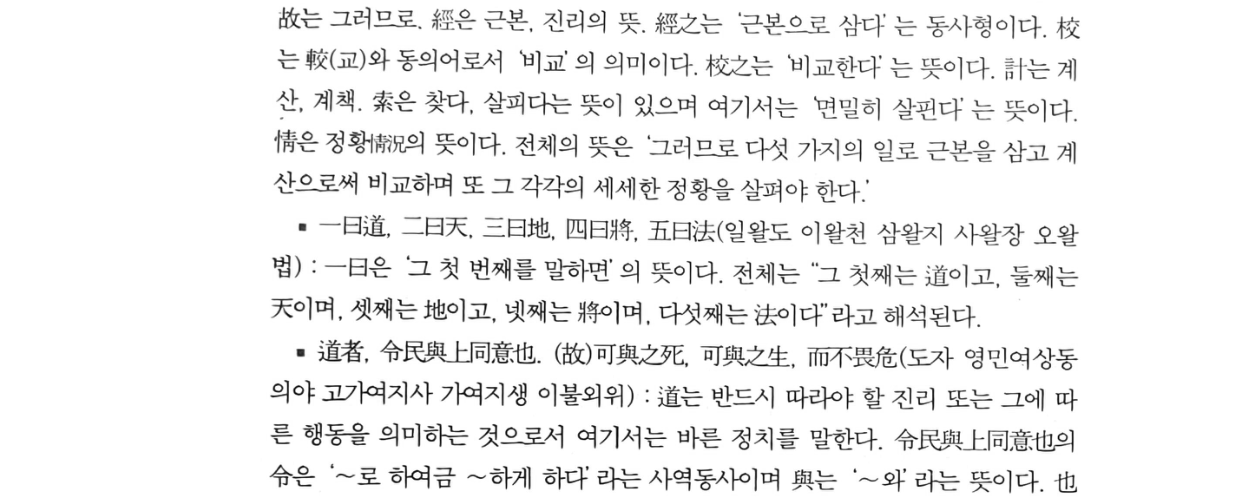
#> input picture engine/tests/sample_docs/hanja/confusable_sonja.png, 1238 x 500 px
$ python -i preprocessor.py   (imports and definitions only)
#> lines starting #> are read from the running program, lines starting #| are printed output that depends on the picture; after the words box and inside, x2 and y2 are one past the last pixel; in counts of white or black regions, pixels touching at a corner belong together
#> further down, picture is the input picture: PIL image 1238x500 L; min 6, max 255, mean 241
### engine/core/config.py
"""설정 파일 관리 — API 키 및 사용자 옵션 로컬 저장"""
from __future__ import annotations
import contextvars
import json
import os
from pathlib import Path

# 설정 파일 위치: 도구 루트 디렉터리
_CONFIG_DIR = Path(__file__).parent.parent
_CONFIG_FILE = _CONFIG_DIR / "config.json"

_DEFAULTS: dict = {
    "anthropic_api_key": "",
    "google_api_key": "",
    "vision_provider": "gemini",          # "gemini" | "claude" | "ollama"
    # ── 로컬 Ollama (vision_provider="ollama") ─────────────────────────────────
    "ollama_url": "http://localhost:11434",
    "ollama_vision_model": "qwen3-vl:4b-instruct",   # 이미지 → 텍스트
    "ollama_text_model": "exaone3.5:7.8b",  # 텍스트 → 텍스트 (run_text)
    "ollama_max_edge": 1600,              # CPU 추론 — 장변을 줄여 이미지 토큰·지연 절감
    "ollama_timeout_s": 900,              # CPU 추론은 페이지당 수 분 걸린다
    "gemini_model": "gemini-2.5-flash",   # 모델 변경 시 코드 수정 없이 이 값만 교체
    # ── 성능 튜닝 (Gemini Vision) ──────────────────────────────────────────────
    "gemini_max_edge": 2560,              # 전송 전 이미지 장변 상한(px). 클수록 정확↑·속도↓
    "gemini_jpeg_quality": 85,            # 전송 이미지 JPEG 품질(1~95). PNG 대비 업로드 대폭↓
    "gemini_timeout_s": 45,               # 호출 타임아웃(초). 네트워크 멈춤(hang) 방지 핵심
    "gemini_disable_thinking": True,      # OCR엔 추론 불필요 → 끄면 지연·토큰↓ (2.5-flash 전용)
    "default_lang": "kor+eng",
    "default_dpi": 200,                   # Vision은 내부 축소 → 200이면 충분(속도·메모리·네트워크↓)
    "default_format": "txt",
    "confidence_threshold": 85.0,   # 하루명화 보정: 깨진 쪽 63~84, 본문 88+ (QA 2026-10-03)
    "auto_fallback": True,
    "vision_max_ratio": 0.1,        # 비용 우선: 문서당 Vision 폴백 쪽 상한(비율, 최소 3쪽)
    "local_cleanup_engine": "rules", # 비용 우선 정제: rules(내장 규칙) | ollama(exaone3.5, 보류)
    "auto_spellcheck": True,
    "hanja_reading": True,                # 한글 모델이 못 읽는 한자를 중국어 모델로 다시 읽어 끼움(core.hanja_reader)
    "save_figures": False,
    # ── 문서 정제(교정) 단계 ────────────────────────────────────────────────
    # OCR(충실 추출) 이후 문서 전체를 LLM(Gemini)으로 교정하여 쪽번호·러닝헤더·
    # 스캔줄 등 레이아웃 노이즈 제거 + 페이지 넘김 단어 복원 + 띄어쓰기·맞춤법.
    "enable_cleanup": True,               # 기본 켬 — 정제가 내장 규칙(무료)이 된 뒤 끌 이유가 없다(2026-10-17). 예전엔 Gemini 비용의 94%라 껐다
    "cleanup_chunk_chars": 4000,          # 정제 1회 호출당 목표 문자 수(페이지 누적)
    "parallel_workers": 4,                # 한 파일 안에서 동시에 보내는 정제 구간·Vision 쪽 수(1=차례대로)
    "batch_workers": 2,                   # ② 일괄 처리에서 동시에 처리하는 파일 수(1=한 건씩)
    "remove_front_matter": False,         # 표제지·판권·차례 등 앞뒤 부속물까지 제거(기본 보존)
    # ── 여백 마진 제거 필터 ──────────────────────────────────────────────────
    "enable_margin_filter": False,        # 머리글·바닥글·쪽번호 영역 물리 필터 활성화 여부
    "auto_margin": True,                  # 스캔 PDF: 본문 쪽에서 머리글·바닥글 여백을 재서 가리고 인식
    "margin_top_ratio": 0.06,             # 상단 여백 비율 (0.0 ~ 1.0)
    "margin_bottom_ratio": 0.06,          # 하단 여백 비율 (0.0 ~ 1.0)
}


# ── JSON 파일 안전장치 (config.json·history.json 공용) ─────────────────────────
# 깨진 JSON을 빈 값으로 읽은 뒤 다음 저장이 덮어써 내용이 통째로 사라지던 결함 방지.

# [7 lines left out: function backup_corrupt, not called in this run]


import time


# [12 lines left out: function atomic_write_json, not called in this run]


# ── 읽기 ──────────────────────────────────────────────────────────────────────

def load() -> dict:
    """설정 파일 로드. 없으면 기본값 반환."""
    if not _CONFIG_FILE.exists():
        return dict(_DEFAULTS)
    try:
        with open(_CONFIG_FILE, encoding="utf-8") as f:
            saved = json.load(f)
        return {**_DEFAULTS, **saved}
    except json.JSONDecodeError:
        backup_corrupt(_CONFIG_FILE)
        return dict(_DEFAULTS)
    except OSError:
        return dict(_DEFAULTS)


# 환경변수 우선 (키별로 허용하는 환경변수 이름 목록, 앞쪽이 우선)
ENV_KEY_NAMES = {
    "anthropic_api_key": ["ANTHROPIC_API_KEY"],
    # 유료(결제 계정) 키를 최우선 — 사용자 지정 2026-09-26, 새 키 '...2' 2026-10-13(이전 키는 401)
    "google_api_key":    ["Gemini_api_key(biiing acount)2", "Gemini_api_key(biiing acount)",
                          "GEMINI_API_KEY", "GOOGLE_API_KEY"],
}


# [26 lines left out: functions get, key_source, save, not called in this run]


def set_api_key(key: str) -> None:
    """API 키 저장."""
    save({"anthropic_api_key": key.strip()})


def clear_api_key() -> None:
    """저장된 API 키 삭제."""
    save({"anthropic_api_key": ""})


# ── 조회 헬퍼 ─────────────────────────────────────────────────────────────────

# [12 lines left out: function get_api_key, not called in this run]


def has_api_key() -> bool:
    return bool(get_api_key())


# ── Google Gemini ─────────────────────────────────────────────────────────────

# [7 lines left out: function get_google_api_key, not called in this run]


def has_google_api_key() -> bool:
    return bool(get_google_api_key())


def get_vision_provider() -> str:
    """Vision 폴백 엔진 선택: 'gemini' | 'claude' | 'ollama'. 기본값 gemini."""
    return str(load().get("vision_provider", "gemini")).strip().lower()


def get_gemini_model() -> str:
    """Gemini 모델 ID. config.json의 gemini_model로 코드 수정 없이 변경 가능."""
    return str(load().get("gemini_model", "gemini-2.5-flash")).strip()


# ── 성능 튜닝 게터 ────────────────────────────────────────────────────────────

# [23 lines left out: functions get_gemini_max_edge, get_gemini_jpeg_quality, get_gemini_timeout_s, not called in this run]


def get_gemini_disable_thinking() -> bool:
    """OCR 시 thinking(추론) 비활성화 여부. 2.5-flash에서 지연·토큰 절감."""
    return bool(load().get("gemini_disable_thinking", True))


# [6 lines left out: function get_default_dpi, not called in this run]


# ── 문서 정제(교정) 단계 게터 ─────────────────────────────────────────────────

def get_enable_cleanup() -> bool:
    """OCR 후 문서 전체 LLM 정제(교정) 단계 실행 여부. 기본 False(비용)."""
    return bool(load().get("enable_cleanup", True))


def get_hanja_reading() -> bool:
    """로컬 OCR 에서 한자 자리를 중국어 모델로 다시 읽을지. 기본 켬."""
    return bool(load().get("hanja_reading", True))


# [6 lines left out: function get_confidence_threshold, not called in this run]


def get_local_cleanup_engine() -> str:
    """비용 우선 모드 문장 정제 엔진: 'rules'(내장 정제규칙, 기본) | 'ollama'(exaone3.5 — 마지막 수단, 느림)."""
    return "ollama" if load().get("local_cleanup_engine") == "ollama" else "rules"


# [31 lines left out: functions get_vision_max_ratio, get_parallel_workers, get_batch_workers, get_cleanup_chunk_chars, not called in this run]


def get_remove_front_matter() -> bool:
    """표제지·판권·차례 등 앞뒤 부속물까지 제거할지 여부. 기본 False(보존)."""
    return bool(load().get("remove_front_matter", False))


# ── 여백 마진 제거 필터 게터 ──────────────────────────────────────────────────

# ② 일괄 작업은 시작할 때의 여백 설정으로 끝까지 간다 — ① 탭에서 처리 버튼을 누를 때마다 여백 설정이
# config.json 에 저장되는데, 돌고 있는 일괄 작업의 다음 쪽부터 바로 적용됐다(감사 19번)
_margin_pin: contextvars.ContextVar = contextvars.ContextVar("margin_pin", default=None)


# [4 lines left out: function pin_margin, not called in this run]


def get_enable_margin_filter() -> bool:
    """머리글·바닥글·쪽번호 물리 필터 활성화 여부. 기본 False."""
    if (pin := _margin_pin.get()) is not None:
        return pin[0]
    return bool(load().get("enable_margin_filter", False))


def get_auto_margin() -> bool:
    """스캔 PDF 여백 자동 측정·가림(core.margin_detector). 기본 True."""
    return bool(load().get("auto_margin", True))


# [20 lines left out: functions get_margin_top_ratio, get_margin_bottom_ratio, not called in this run]


def set_google_api_key(key: str) -> None:
    save({"google_api_key": key.strip()})


def config_path() -> Path:
    return _CONFIG_FILE


# [8 lines left out: function show, not called in this run]


# ── 로컬 Ollama ───────────────────────────────────────────────────────────────

def get_ollama_url() -> str:
    return str(load().get("ollama_url", "http://localhost:11434")).strip()


def get_ollama_vision_model() -> str:
    return str(load().get("ollama_vision_model", "qwen3-vl:4b-instruct")).strip()


def get_ollama_text_model() -> str:
    return str(load().get("ollama_text_model", "exaone3.5:7.8b")).strip()


def get_ollama_max_edge() -> int:
    return int(load().get("ollama_max_edge", 1600))


def get_ollama_timeout_s() -> int:
    return int(load().get("ollama_timeout_s", 900))

### engine/core/preprocessor.py
"""이미지 전처리 — 6단계 전체 / 3단계 빠른 모드"""
import cv2
import numpy as np
from PIL import Image, ImageDraw

from core import config
from core.types import QualityReport


# [37 lines left out: functions mask_margins, preprocess_for_rapidocr, not called in this run]


def preprocess(image: Image.Image, report: QualityReport | None = None) -> Image.Image:
    """
    6단계 전처리 파이프라인.
    report가 있으면 진단 결과에 따라 각 단계를 선택적으로 적용.

    순서:
      1. 해상도 업스케일 (단변 < 500px → 2× Lanczos)
      2. 그레이스케일 변환
      3. 노출 보정 (과노출: Gamma / 저노출: CLAHE)
      4. 이진화 (깨끗한 스캔: Otsu 전역 / 저품질: Adaptive Gaussian)
      5. 노이즈 제거 (저품질 스캔만 Median 3×3 — 깨끗한 스캔은 생략)
      6. 기울기 보정 (Hough Transform Deskew, ±45°)
      7. 테두리 패딩 (20px 흰색)
    """
    img = image.convert("RGB")

    # 여백 마진 제거 필터 적용
    if config.get_enable_margin_filter():
#> (reads engine/config.json from the repository)
        top_ratio = config.get_margin_top_ratio()
        bottom_ratio = config.get_margin_bottom_ratio()
        img = mask_margins(img, top_ratio, bottom_ratio)

    # STEP 1 — 해상도 업스케일
    img = _upscale_if_needed(img, report)

    # STEP 2 — 그레이스케일
    gray = _to_gray(img)

    # STEP 3 — 노출 보정
    if report:
        if report.avg_brightness > 220:
            gray = _gamma_correction(gray, gamma=1.5)
        elif report.avg_brightness < 50:
            gray = _clahe(gray)

    # STEP 4·5 — 이진화 + 노이즈 제거 (품질 진단 기반 조건부 적용)
    if _is_clean_scan(report):
        # 선명·균일 조명 스캔: Otsu 전역 이진화로 얇은 한글 획 보존, 잡음제거 생략
        _, denoised = cv2.threshold(
            gray, 0, 255, cv2.THRESH_BINARY + cv2.THRESH_OTSU
        )
    else:
        # 저품질·불균일 조명: 적응형 이진화 + Median 잡음제거 (저품질 스캔 구제)
        binary = cv2.adaptiveThreshold(
            gray, 255,
            cv2.ADAPTIVE_THRESH_GAUSSIAN_C,
            cv2.THRESH_BINARY,
            blockSize=31, C=10,
        )
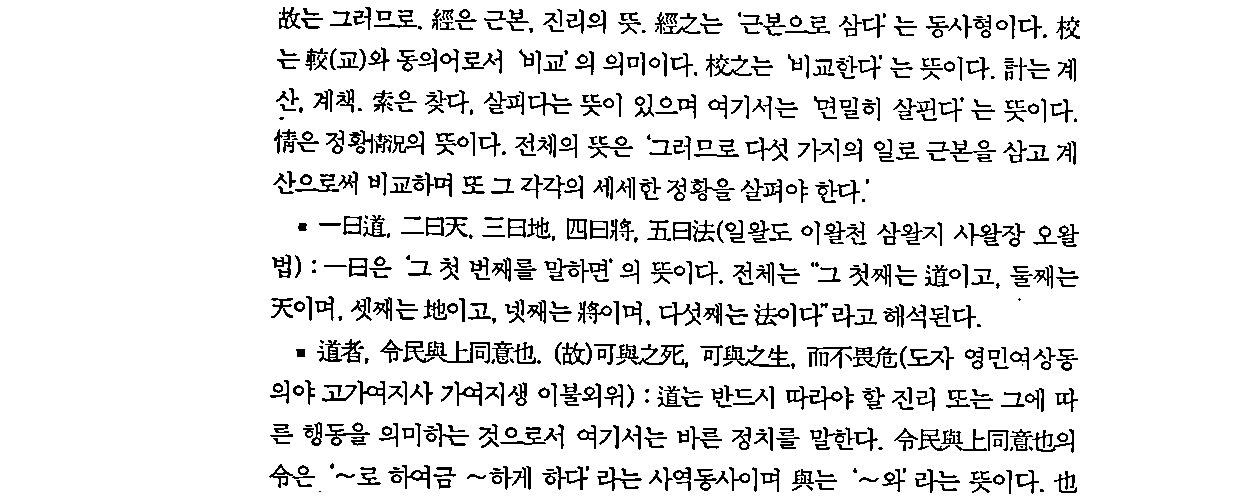
#> binary: shape (500, 1238); 90.7% white; black in thin lines or dots, all inside (x1, y1, x2, y2) = (269, 7, 1080, 494)
        denoised = cv2.medianBlur(binary, 3)
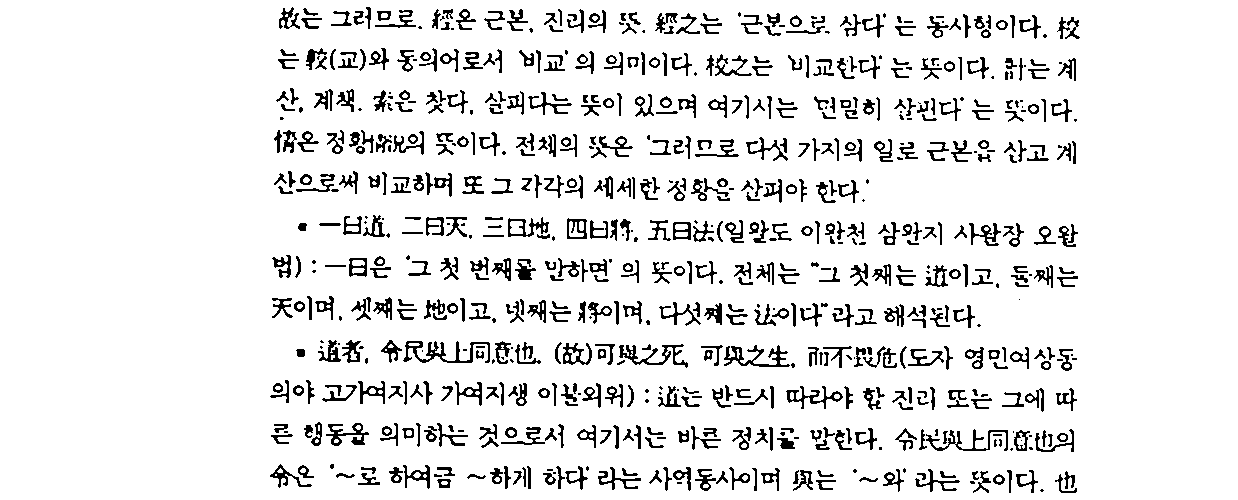
#> denoised: shape (500, 1238); 91% white; black in thin lines or dots, all inside (x1, y1, x2, y2) = (270, 7, 1080, 493)

    # STEP 6 — 기울기 보정 (±45° 이내)
    if report is None or abs(report.skew_angle) <= 45:
        deskewed = _deskew(denoised)
    else:
        deskewed = denoised  # 45° 초과는 폴백에서 처리

    # STEP 7 — 테두리 패딩
    padded = cv2.copyMakeBorder(
        deskewed, 20, 20, 20, 20,
        cv2.BORDER_CONSTANT, value=255,
    )

    return Image.fromarray(padded)


# [28 lines left out: function quick_preprocess, not called in this run]


# ── 내부 함수 ──────────────────────────────────────────────────────────────────

def _is_clean_scan(report: QualityReport | None) -> bool:
    """선명하고 균일하게 노출된 '깨끗한 스캔'인지 판정.

    깨끗한 스캔에는 적응형 이진화+Median 잡음제거가 오히려 얇은 한글 획을
    갉아내 인식률을 떨어뜨릴 수 있다. 이 경우 Otsu 전역 이진화만 적용한다.
    진단 정보가 없으면(보수적으로) False → 기존 적응형 경로 사용.

    판정 핵심은 '선명도(blur_score)'다. 문서 스캔은 흰 배경이 많아 평균 밝기가
    높은 게 정상이므로 상한을 두지 않고, 과도하게 어두운 경우(<60)만 적응형으로
    보낸다. 흐릿·저대비 스캔은 blur_score가 낮아 자동으로 적응형 경로로 간다.
    """
    if report is None:
        return False
    return report.blur_score >= 150 and report.avg_brightness >= 60


def _to_gray(image: Image.Image) -> np.ndarray:
    arr = np.array(image)
    return cv2.cvtColor(arr, cv2.COLOR_RGB2GRAY)


def _upscale_if_needed(image: Image.Image, report: QualityReport | None) -> Image.Image:
    if report and report.needs_upscale:
        w, h = image.size
        return image.resize((w * 2, h * 2), Image.LANCZOS)
    return image


# [7 lines left out: function _gamma_correction, not called in this run]


def _clahe(gray: np.ndarray) -> np.ndarray:
    clahe = cv2.createCLAHE(clipLimit=2.0, tileGridSize=(8, 8))
    return clahe.apply(gray)


def _deskew(binary: np.ndarray) -> np.ndarray:
    """Hough Transform으로 기울기 감지 후 Affine 회전 보정"""
    edges = cv2.Canny(binary, 50, 150, apertureSize=3)
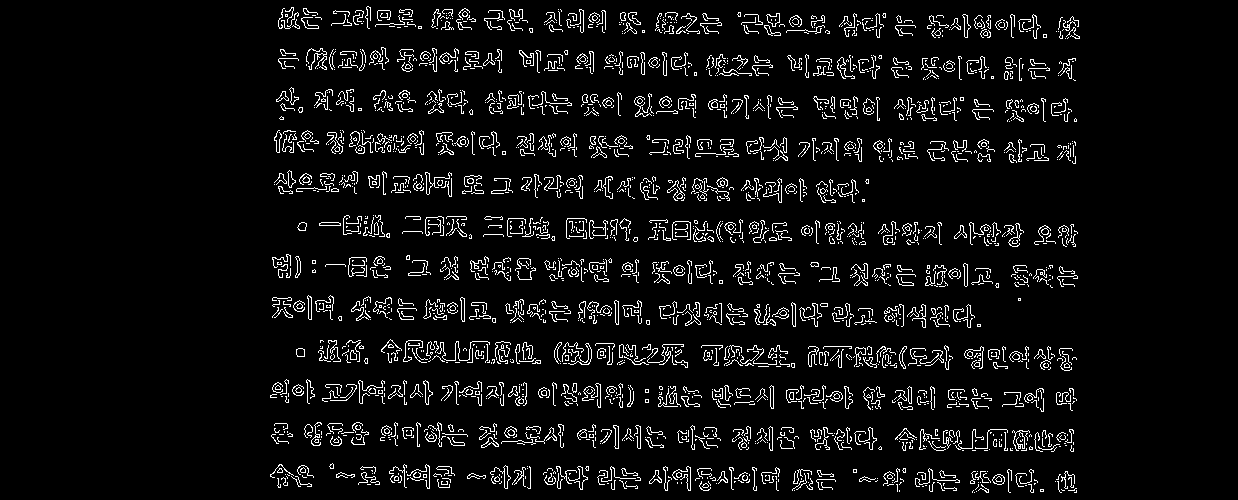
#> edges: shape (500, 1238); 5.8% white in thin lines or dots, all inside (x1, y1, x2, y2) = (270, 6, 1080, 493)
    lines = cv2.HoughLines(edges, 1, np.pi / 180, threshold=100)
#> lines = 721 rows, first 8: [9, 1.59], [426, 1.59], [381, 1.59], [259, 1.59], [53, 1.59], [301, 1.59], [19, 1.59], [437, 1.57]

    if lines is None:
        return binary

    angles = []
    for line in lines[:20]:
        _, theta = line[0]
        angle = np.degrees(theta) - 90
        if abs(angle) < 45:
            angles.append(angle)
#> this loop made 20 passes
#> (line, theta, angle) on passes 1 to 12: ([[9, 1.59]], 1.59, 1), ([[426, 1.59]], 1.59, 1), ([[381, 1.59]], 1.59, 1), ([[259, 1.59]], 1.59, 1), ([[53, 1.59]], 1.59, 1), ([[301, 1.59]], 1.59, 1), ([[19, 1.59]], 1.59, 1), ([[437, 1.57]], 1.57, 0), ([[450, 1.55]], 1.55, -1), ([[467, 1.59]], 1.59, 1), ([[434, 1.57]], 1.57, 0), ([[477, 1.57]], 1.57, 0)
#> after the loop, angles = [1, 1, 1, 1, 1, 1, 1, 0, -1, 1, 0, 0, 1, 1, 1, 1, 1, 0, 0, 1]

    if not angles:
        return binary

    skew = float(np.median(angles))
#> skew = 1
    if abs(skew) < 0.5:  # 0.5° 미만은 무시
        return binary

    h, w = binary.shape
#> h = 500; w = 1238
    center = (w / 2, h / 2)
#> center = (619, 250)
    M = cv2.getRotationMatrix2D(center, skew, 1.0)
#> M = [[1, 0.0175, -4.27], [-0.0175, 1, 10.84]]
    rotated = cv2.warpAffine(
        binary, M, (w, h),
        flags=cv2.INTER_LINEAR,
        borderMode=cv2.BORDER_CONSTANT,
        borderValue=255,
    )
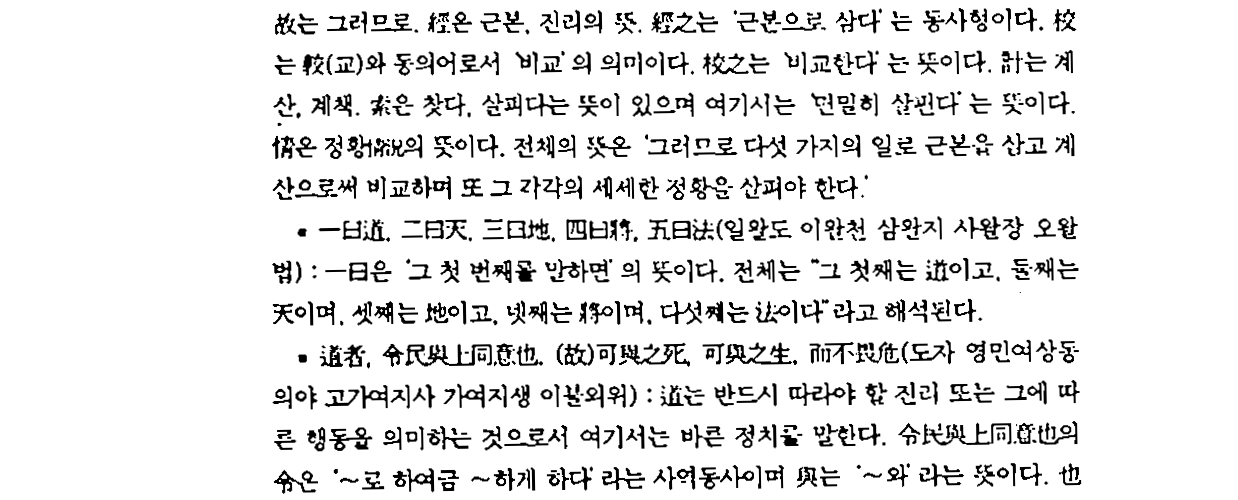
#> rotated: shape (500, 1238); min 0, max 255, mean 232
    return rotated

>>> from PIL import Image
>>> picture = Image.open('../tests/sample_docs/hanja/confusable_sonja.png')
>>> result = preprocess(picture)
#> in preprocess, `padded = cv2.copyMakeBorder( deskewed, 20, 20, 20, 20, cv2.BORDER_CONS..`:
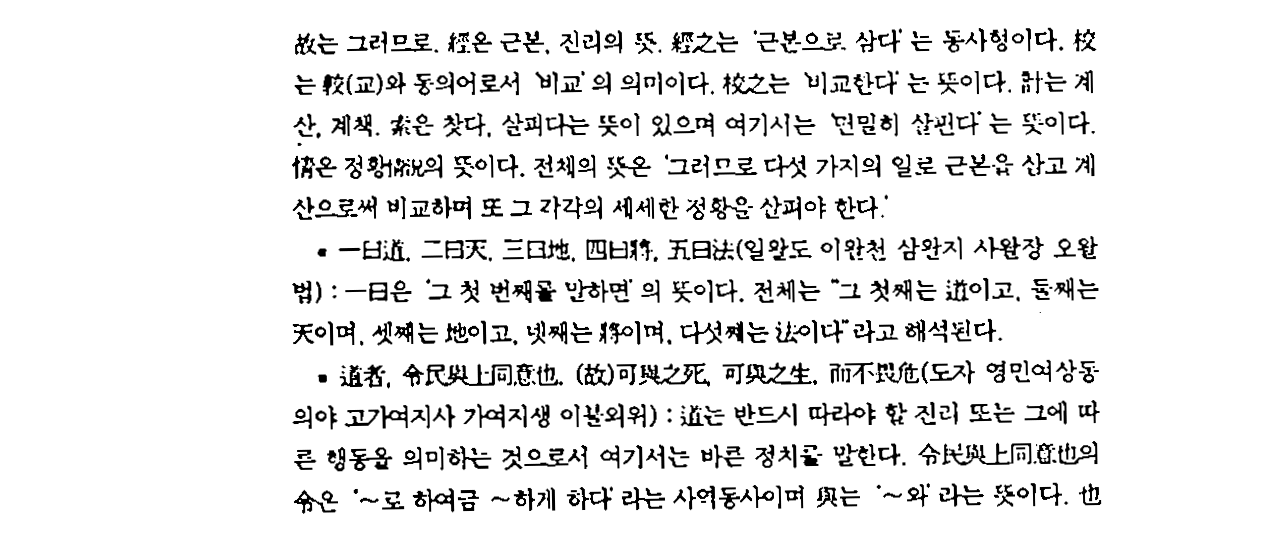
#> padded: shape (540, 1278); min 0, max 255, mean 234.4
